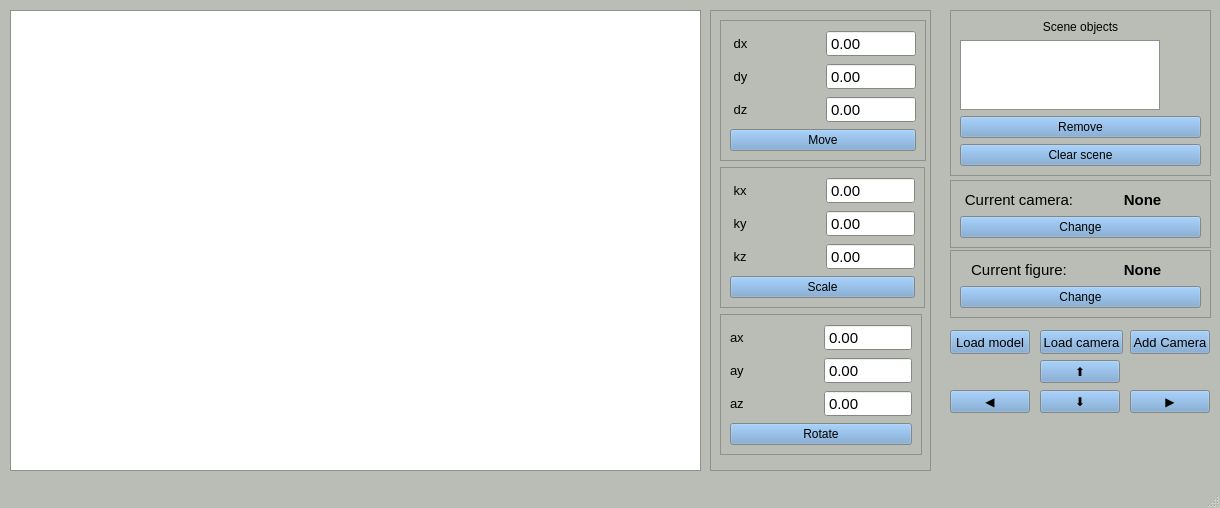
<?xml version="1.0" encoding="UTF-8"?>
<ui version="4.0">
 <class>MainWindow</class>
 <widget class="QMainWindow" name="MainWindow">
  <property name="geometry">
   <rect>
    <x>0</x>
    <y>0</y>
    <width>1220</width>
    <height>508</height>
   </rect>
  </property>
  <property name="palette">
   <palette>
    <active>
     <colorrole role="Button">
      <brush brushstyle="SolidPattern">
       <color alpha="255">
        <red>114</red>
        <green>159</green>
        <blue>207</blue>
       </color>
      </brush>
     </colorrole>
     <colorrole role="Midlight">
      <brush brushstyle="SolidPattern">
       <color alpha="255">
        <red>220</red>
        <green>222</green>
        <blue>218</blue>
       </color>
      </brush>
     </colorrole>
     <colorrole role="Dark">
      <brush brushstyle="SolidPattern">
       <color alpha="255">
        <red>93</red>
        <green>94</green>
        <blue>91</blue>
       </color>
      </brush>
     </colorrole>
     <colorrole role="Mid">
      <brush brushstyle="SolidPattern">
       <color alpha="255">
        <red>124</red>
        <green>126</green>
        <blue>121</blue>
       </color>
      </brush>
     </colorrole>
     <colorrole role="Window">
      <brush brushstyle="SolidPattern">
       <color alpha="255">
        <red>186</red>
        <green>189</green>
        <blue>182</blue>
       </color>
      </brush>
     </colorrole>
     <colorrole role="Shadow">
      <brush brushstyle="SolidPattern">
       <color alpha="255">
        <red>0</red>
        <green>0</green>
        <blue>0</blue>
       </color>
      </brush>
     </colorrole>
     <colorrole role="AlternateBase">
      <brush brushstyle="SolidPattern">
       <color alpha="255">
        <red>220</red>
        <green>222</green>
        <blue>218</blue>
       </color>
      </brush>
     </colorrole>
    </active>
    <inactive>
     <colorrole role="Button">
      <brush brushstyle="SolidPattern">
       <color alpha="255">
        <red>114</red>
        <green>159</green>
        <blue>207</blue>
       </color>
      </brush>
     </colorrole>
     <colorrole role="Midlight">
      <brush brushstyle="SolidPattern">
       <color alpha="255">
        <red>220</red>
        <green>222</green>
        <blue>218</blue>
       </color>
      </brush>
     </colorrole>
     <colorrole role="Dark">
      <brush brushstyle="SolidPattern">
       <color alpha="255">
        <red>93</red>
        <green>94</green>
        <blue>91</blue>
       </color>
      </brush>
     </colorrole>
     <colorrole role="Mid">
      <brush brushstyle="SolidPattern">
       <color alpha="255">
        <red>124</red>
        <green>126</green>
        <blue>121</blue>
       </color>
      </brush>
     </colorrole>
     <colorrole role="Window">
      <brush brushstyle="SolidPattern">
       <color alpha="255">
        <red>186</red>
        <green>189</green>
        <blue>182</blue>
       </color>
      </brush>
     </colorrole>
     <colorrole role="Shadow">
      <brush brushstyle="SolidPattern">
       <color alpha="255">
        <red>0</red>
        <green>0</green>
        <blue>0</blue>
       </color>
      </brush>
     </colorrole>
     <colorrole role="AlternateBase">
      <brush brushstyle="SolidPattern">
       <color alpha="255">
        <red>220</red>
        <green>222</green>
        <blue>218</blue>
       </color>
      </brush>
     </colorrole>
    </inactive>
    <disabled>
     <colorrole role="Button">
      <brush brushstyle="SolidPattern">
       <color alpha="255">
        <red>114</red>
        <green>159</green>
        <blue>207</blue>
       </color>
      </brush>
     </colorrole>
     <colorrole role="Midlight">
      <brush brushstyle="SolidPattern">
       <color alpha="255">
        <red>220</red>
        <green>222</green>
        <blue>218</blue>
       </color>
      </brush>
     </colorrole>
     <colorrole role="Dark">
      <brush brushstyle="SolidPattern">
       <color alpha="255">
        <red>93</red>
        <green>94</green>
        <blue>91</blue>
       </color>
      </brush>
     </colorrole>
     <colorrole role="Mid">
      <brush brushstyle="SolidPattern">
       <color alpha="255">
        <red>124</red>
        <green>126</green>
        <blue>121</blue>
       </color>
      </brush>
     </colorrole>
     <colorrole role="Window">
      <brush brushstyle="SolidPattern">
       <color alpha="255">
        <red>186</red>
        <green>189</green>
        <blue>182</blue>
       </color>
      </brush>
     </colorrole>
     <colorrole role="Shadow">
      <brush brushstyle="SolidPattern">
       <color alpha="255">
        <red>0</red>
        <green>0</green>
        <blue>0</blue>
       </color>
      </brush>
     </colorrole>
     <colorrole role="AlternateBase">
      <brush brushstyle="SolidPattern">
       <color alpha="255">
        <red>186</red>
        <green>189</green>
        <blue>182</blue>
       </color>
      </brush>
     </colorrole>
    </disabled>
   </palette>
  </property>
  <property name="windowTitle">
   <string>Lab 03</string>
  </property>
  <widget class="QWidget" name="centralwidget">
   <property name="layoutDirection">
    <enum>Qt::LeftToRight</enum>
   </property>
   <widget class="QPushButton" name="up_btn">
    <property name="geometry">
     <rect>
      <x>1040</x>
      <y>360</y>
      <width>80</width>
      <height>23</height>
     </rect>
    </property>
    <property name="font">
     <font>
      <family>Arial</family>
      <pointsize>9</pointsize>
     </font>
    </property>
    <property name="text">
     <string>⬆</string>
    </property>
   </widget>
   <widget class="QPushButton" name="left_btn">
    <property name="geometry">
     <rect>
      <x>950</x>
      <y>390</y>
      <width>80</width>
      <height>23</height>
     </rect>
    </property>
    <property name="font">
     <font>
      <family>Arial</family>
      <pointsize>9</pointsize>
     </font>
    </property>
    <property name="text">
     <string>◀</string>
    </property>
   </widget>
   <widget class="QPushButton" name="load_camera_btn">
    <property name="geometry">
     <rect>
      <x>1040</x>
      <y>330</y>
      <width>83</width>
      <height>24</height>
     </rect>
    </property>
    <property name="font">
     <font>
      <family>Ubuntu</family>
      <pointsize>10</pointsize>
     </font>
    </property>
    <property name="text">
     <string>Load camera</string>
    </property>
   </widget>
   <widget class="QPushButton" name="right_btn">
    <property name="geometry">
     <rect>
      <x>1130</x>
      <y>390</y>
      <width>80</width>
      <height>23</height>
     </rect>
    </property>
    <property name="font">
     <font>
      <family>Arial</family>
      <pointsize>9</pointsize>
     </font>
    </property>
    <property name="text">
     <string>▶</string>
    </property>
   </widget>
   <widget class="QPushButton" name="add_camera_btn">
    <property name="geometry">
     <rect>
      <x>1130</x>
      <y>330</y>
      <width>80</width>
      <height>24</height>
     </rect>
    </property>
    <property name="font">
     <font>
      <family>Ubuntu</family>
      <pointsize>10</pointsize>
     </font>
    </property>
    <property name="text">
     <string>Add Camera</string>
    </property>
   </widget>
   <widget class="QPushButton" name="load_model_btn">
    <property name="geometry">
     <rect>
      <x>950</x>
      <y>330</y>
      <width>80</width>
      <height>24</height>
     </rect>
    </property>
    <property name="font">
     <font>
      <family>Ubuntu</family>
      <pointsize>10</pointsize>
     </font>
    </property>
    <property name="text">
     <string>Load model</string>
    </property>
   </widget>
   <widget class="QFrame" name="frame_4">
    <property name="geometry">
     <rect>
      <x>710</x>
      <y>10</y>
      <width>221</width>
      <height>461</height>
     </rect>
    </property>
    <property name="sizePolicy">
     <sizepolicy hsizetype="Minimum" vsizetype="Maximum">
      <horstretch>0</horstretch>
      <verstretch>0</verstretch>
     </sizepolicy>
    </property>
    <property name="font">
     <font>
      <family>Arial</family>
      <pointsize>9</pointsize>
     </font>
    </property>
    <property name="frameShape">
     <enum>QFrame::StyledPanel</enum>
    </property>
    <property name="frameShadow">
     <enum>QFrame::Raised</enum>
    </property>
    <widget class="QFrame" name="move_label">
     <property name="geometry">
      <rect>
       <x>10</x>
       <y>10</y>
       <width>206</width>
       <height>141</height>
      </rect>
     </property>
     <property name="sizePolicy">
      <sizepolicy hsizetype="Preferred" vsizetype="Fixed">
       <horstretch>0</horstretch>
       <verstretch>0</verstretch>
      </sizepolicy>
     </property>
     <property name="font">
      <font>
       <family>Arial</family>
       <pointsize>9</pointsize>
      </font>
     </property>
     <property name="frameShape">
      <enum>QFrame::StyledPanel</enum>
     </property>
     <property name="frameShadow">
      <enum>QFrame::Raised</enum>
     </property>
     <layout class="QGridLayout" name="gridLayout_5">
      <item row="2" column="0">
       <widget class="QLabel" name="label_3">
        <property name="font">
         <font>
          <family>Arial</family>
          <pointsize>10</pointsize>
         </font>
        </property>
        <property name="text">
         <string> dz</string>
        </property>
       </widget>
      </item>
      <item row="1" column="0">
       <widget class="QLabel" name="label_2">
        <property name="font">
         <font>
          <family>Arial</family>
          <pointsize>10</pointsize>
         </font>
        </property>
        <property name="text">
         <string> dy</string>
        </property>
       </widget>
      </item>
      <item row="0" column="0">
       <widget class="QLabel" name="label">
        <property name="font">
         <font>
          <family>Arial</family>
          <pointsize>10</pointsize>
         </font>
        </property>
        <property name="text">
         <string> dx</string>
        </property>
       </widget>
      </item>
      <item row="1" column="1">
       <widget class="QDoubleSpinBox" name="dy_box">
        <property name="font">
         <font>
          <family>Arial</family>
          <pointsize>11</pointsize>
         </font>
        </property>
        <property name="locale">
         <locale language="English" country="Canada"/>
        </property>
        <property name="buttonSymbols">
         <enum>QAbstractSpinBox::NoButtons</enum>
        </property>
        <property name="minimum">
         <double>-10000000000000000000000.000000000000000</double>
        </property>
        <property name="maximum">
         <double>10000000000000000000000.000000000000000</double>
        </property>
       </widget>
      </item>
      <item row="2" column="1">
       <widget class="QDoubleSpinBox" name="dz_box">
        <property name="font">
         <font>
          <family>Arial</family>
          <pointsize>11</pointsize>
         </font>
        </property>
        <property name="locale">
         <locale language="English" country="Canada"/>
        </property>
        <property name="buttonSymbols">
         <enum>QAbstractSpinBox::NoButtons</enum>
        </property>
        <property name="minimum">
         <double>-99999999999999991611392.000000000000000</double>
        </property>
        <property name="maximum">
         <double>10000000000000000.000000000000000</double>
        </property>
       </widget>
      </item>
      <item row="0" column="1">
       <widget class="QDoubleSpinBox" name="dx_box">
        <property name="minimumSize">
         <size>
          <width>0</width>
          <height>1</height>
         </size>
        </property>
        <property name="font">
         <font>
          <family>Arial</family>
          <pointsize>11</pointsize>
         </font>
        </property>
        <property name="locale">
         <locale language="English" country="Canada"/>
        </property>
        <property name="buttonSymbols">
         <enum>QAbstractSpinBox::NoButtons</enum>
        </property>
        <property name="minimum">
         <double>-10000000000000000.000000000000000</double>
        </property>
        <property name="maximum">
         <double>10000000000000000.000000000000000</double>
        </property>
       </widget>
      </item>
      <item row="3" column="0" colspan="2">
       <widget class="QPushButton" name="move_btn">
        <property name="font">
         <font>
          <family>Arial</family>
          <pointsize>9</pointsize>
         </font>
        </property>
        <property name="text">
         <string>Move</string>
        </property>
       </widget>
      </item>
     </layout>
    </widget>
    <widget class="QFrame" name="frame_2">
     <property name="geometry">
      <rect>
       <x>10</x>
       <y>157</y>
       <width>205</width>
       <height>141</height>
      </rect>
     </property>
     <property name="sizePolicy">
      <sizepolicy hsizetype="Preferred" vsizetype="Fixed">
       <horstretch>0</horstretch>
       <verstretch>0</verstretch>
      </sizepolicy>
     </property>
     <property name="font">
      <font>
       <family>Arial</family>
       <pointsize>9</pointsize>
      </font>
     </property>
     <property name="frameShape">
      <enum>QFrame::StyledPanel</enum>
     </property>
     <property name="frameShadow">
      <enum>QFrame::Raised</enum>
     </property>
     <layout class="QGridLayout" name="gridLayout_6">
      <item row="1" column="0">
       <widget class="QLabel" name="label_5">
        <property name="font">
         <font>
          <family>Arial</family>
          <pointsize>10</pointsize>
         </font>
        </property>
        <property name="text">
         <string> ky</string>
        </property>
       </widget>
      </item>
      <item row="0" column="0">
       <widget class="QLabel" name="label_4">
        <property name="font">
         <font>
          <family>Arial</family>
          <pointsize>10</pointsize>
         </font>
        </property>
        <property name="text">
         <string> kx</string>
        </property>
       </widget>
      </item>
      <item row="1" column="1">
       <widget class="QDoubleSpinBox" name="ky_box">
        <property name="font">
         <font>
          <family>Arial</family>
          <pointsize>11</pointsize>
         </font>
        </property>
        <property name="locale">
         <locale language="English" country="Canada"/>
        </property>
        <property name="buttonSymbols">
         <enum>QAbstractSpinBox::NoButtons</enum>
        </property>
        <property name="minimum">
         <double>0.000000000000000</double>
        </property>
        <property name="maximum">
         <double>10000000000000000000000.000000000000000</double>
        </property>
       </widget>
      </item>
      <item row="0" column="1">
       <widget class="QDoubleSpinBox" name="kx_box">
        <property name="font">
         <font>
          <family>Arial</family>
          <pointsize>11</pointsize>
         </font>
        </property>
        <property name="locale">
         <locale language="English" country="Canada"/>
        </property>
        <property name="buttonSymbols">
         <enum>QAbstractSpinBox::NoButtons</enum>
        </property>
        <property name="minimum">
         <double>0.000000000000000</double>
        </property>
        <property name="maximum">
         <double>10000000000000000.000000000000000</double>
        </property>
       </widget>
      </item>
      <item row="2" column="0">
       <widget class="QLabel" name="label_6">
        <property name="font">
         <font>
          <family>Arial</family>
          <pointsize>10</pointsize>
         </font>
        </property>
        <property name="text">
         <string> kz</string>
        </property>
       </widget>
      </item>
      <item row="2" column="1">
       <widget class="QDoubleSpinBox" name="kz_box">
        <property name="font">
         <font>
          <family>Arial</family>
          <pointsize>11</pointsize>
         </font>
        </property>
        <property name="locale">
         <locale language="English" country="Canada"/>
        </property>
        <property name="buttonSymbols">
         <enum>QAbstractSpinBox::NoButtons</enum>
        </property>
        <property name="minimum">
         <double>0.000000000000000</double>
        </property>
        <property name="maximum">
         <double>10000000000000000.000000000000000</double>
        </property>
       </widget>
      </item>
      <item row="3" column="0" colspan="2">
       <widget class="QPushButton" name="scale_btn">
        <property name="font">
         <font>
          <family>Arial</family>
          <pointsize>9</pointsize>
         </font>
        </property>
        <property name="text">
         <string>Scale</string>
        </property>
       </widget>
      </item>
     </layout>
    </widget>
    <widget class="QFrame" name="frame_3">
     <property name="geometry">
      <rect>
       <x>10</x>
       <y>304</y>
       <width>202</width>
       <height>141</height>
      </rect>
     </property>
     <property name="sizePolicy">
      <sizepolicy hsizetype="Minimum" vsizetype="Fixed">
       <horstretch>0</horstretch>
       <verstretch>0</verstretch>
      </sizepolicy>
     </property>
     <property name="font">
      <font>
       <family>Arial</family>
       <pointsize>9</pointsize>
      </font>
     </property>
     <property name="frameShape">
      <enum>QFrame::StyledPanel</enum>
     </property>
     <property name="frameShadow">
      <enum>QFrame::Raised</enum>
     </property>
     <layout class="QGridLayout" name="gridLayout_7">
      <item row="1" column="0">
       <widget class="QLabel" name="label_12">
        <property name="font">
         <font>
          <family>Arial</family>
          <pointsize>10</pointsize>
         </font>
        </property>
        <property name="text">
         <string>ay</string>
        </property>
       </widget>
      </item>
      <item row="1" column="1">
       <widget class="QDoubleSpinBox" name="ay_box">
        <property name="font">
         <font>
          <family>Arial</family>
          <pointsize>11</pointsize>
         </font>
        </property>
        <property name="locale">
         <locale language="English" country="Canada"/>
        </property>
        <property name="buttonSymbols">
         <enum>QAbstractSpinBox::NoButtons</enum>
        </property>
        <property name="minimum">
         <double>-10000000000000000000000.000000000000000</double>
        </property>
        <property name="maximum">
         <double>10000000000000000000000.000000000000000</double>
        </property>
       </widget>
      </item>
      <item row="0" column="1">
       <widget class="QDoubleSpinBox" name="ax_box">
        <property name="font">
         <font>
          <family>Arial</family>
          <pointsize>11</pointsize>
         </font>
        </property>
        <property name="locale">
         <locale language="English" country="Canada"/>
        </property>
        <property name="buttonSymbols">
         <enum>QAbstractSpinBox::NoButtons</enum>
        </property>
        <property name="minimum">
         <double>-10000000000000000.000000000000000</double>
        </property>
        <property name="maximum">
         <double>10000000000000000.000000000000000</double>
        </property>
       </widget>
      </item>
      <item row="2" column="1">
       <widget class="QDoubleSpinBox" name="az_box">
        <property name="font">
         <font>
          <family>Arial</family>
          <pointsize>11</pointsize>
         </font>
        </property>
        <property name="locale">
         <locale language="English" country="Canada"/>
        </property>
        <property name="buttonSymbols">
         <enum>QAbstractSpinBox::NoButtons</enum>
        </property>
        <property name="minimum">
         <double>-99999999999999991611392.000000000000000</double>
        </property>
        <property name="maximum">
         <double>10000000000000000.000000000000000</double>
        </property>
       </widget>
      </item>
      <item row="2" column="0">
       <widget class="QLabel" name="label_10">
        <property name="font">
         <font>
          <family>Arial</family>
          <pointsize>10</pointsize>
         </font>
        </property>
        <property name="text">
         <string>az</string>
        </property>
       </widget>
      </item>
      <item row="3" column="0" colspan="2">
       <widget class="QPushButton" name="rotate_btn">
        <property name="font">
         <font>
          <family>Arial</family>
          <pointsize>9</pointsize>
         </font>
        </property>
        <property name="text">
         <string>Rotate</string>
        </property>
       </widget>
      </item>
      <item row="0" column="0">
       <widget class="QLabel" name="label_11">
        <property name="font">
         <font>
          <family>Arial</family>
          <pointsize>10</pointsize>
         </font>
        </property>
        <property name="text">
         <string>ax</string>
        </property>
       </widget>
      </item>
     </layout>
    </widget>
   </widget>
   <widget class="QPushButton" name="down_btn">
    <property name="geometry">
     <rect>
      <x>1040</x>
      <y>390</y>
      <width>80</width>
      <height>23</height>
     </rect>
    </property>
    <property name="font">
     <font>
      <family>Arial</family>
      <pointsize>9</pointsize>
     </font>
    </property>
    <property name="text">
     <string>⬇</string>
    </property>
   </widget>
   <widget class="Display" name="display">
    <property name="geometry">
     <rect>
      <x>10</x>
      <y>10</y>
      <width>691</width>
      <height>461</height>
     </rect>
    </property>
    <property name="font">
     <font>
      <family>Arial</family>
      <pointsize>9</pointsize>
     </font>
    </property>
   </widget>
   <widget class="QFrame" name="frame_5">
    <property name="geometry">
     <rect>
      <x>950</x>
      <y>180</y>
      <width>261</width>
      <height>68</height>
     </rect>
    </property>
    <property name="font">
     <font>
      <family>Arial</family>
      <pointsize>9</pointsize>
     </font>
    </property>
    <property name="frameShape">
     <enum>QFrame::StyledPanel</enum>
    </property>
    <property name="frameShadow">
     <enum>QFrame::Raised</enum>
    </property>
    <layout class="QVBoxLayout" name="verticalLayout_3">
     <item>
      <layout class="QHBoxLayout" name="horizontalLayout_2">
       <item>
        <widget class="QLabel" name="label_8">
         <property name="font">
          <font>
           <family>Arial</family>
           <pointsize>11</pointsize>
          </font>
         </property>
         <property name="text">
          <string>Current camera:</string>
         </property>
         <property name="alignment">
          <set>Qt::AlignCenter</set>
         </property>
        </widget>
       </item>
       <item>
        <widget class="QLabel" name="curr_camera_lbl">
         <property name="font">
          <font>
           <family>Arial</family>
           <pointsize>11</pointsize>
           <weight>75</weight>
           <bold>true</bold>
          </font>
         </property>
         <property name="text">
          <string>None</string>
         </property>
         <property name="alignment">
          <set>Qt::AlignCenter</set>
         </property>
        </widget>
       </item>
      </layout>
     </item>
     <item>
      <widget class="QPushButton" name="change_camera_btn">
       <property name="font">
        <font>
         <family>Arial</family>
         <pointsize>9</pointsize>
        </font>
       </property>
       <property name="text">
        <string>Change</string>
       </property>
      </widget>
     </item>
    </layout>
   </widget>
   <widget class="QFrame" name="frame_6">
    <property name="geometry">
     <rect>
      <x>950</x>
      <y>250</y>
      <width>261</width>
      <height>68</height>
     </rect>
    </property>
    <property name="font">
     <font>
      <family>Arial</family>
      <pointsize>9</pointsize>
     </font>
    </property>
    <property name="frameShape">
     <enum>QFrame::StyledPanel</enum>
    </property>
    <property name="frameShadow">
     <enum>QFrame::Raised</enum>
    </property>
    <layout class="QVBoxLayout" name="verticalLayout_4">
     <item>
      <layout class="QHBoxLayout" name="horizontalLayout">
       <item>
        <widget class="QLabel" name="label_9">
         <property name="font">
          <font>
           <family>Arial</family>
           <pointsize>11</pointsize>
          </font>
         </property>
         <property name="text">
          <string>Current figure:</string>
         </property>
         <property name="alignment">
          <set>Qt::AlignCenter</set>
         </property>
        </widget>
       </item>
       <item>
        <widget class="QLabel" name="curr_model_lbl">
         <property name="font">
          <font>
           <family>Arial</family>
           <pointsize>11</pointsize>
           <weight>75</weight>
           <bold>true</bold>
          </font>
         </property>
         <property name="text">
          <string>None</string>
         </property>
         <property name="alignment">
          <set>Qt::AlignCenter</set>
         </property>
        </widget>
       </item>
      </layout>
     </item>
     <item>
      <widget class="QPushButton" name="change_model_btn">
       <property name="font">
        <font>
         <family>Arial</family>
         <pointsize>9</pointsize>
        </font>
       </property>
       <property name="text">
        <string>Change</string>
       </property>
      </widget>
     </item>
    </layout>
   </widget>
   <widget class="QFrame" name="frame">
    <property name="geometry">
     <rect>
      <x>950</x>
      <y>10</y>
      <width>261</width>
      <height>166</height>
     </rect>
    </property>
    <property name="font">
     <font>
      <family>Arial</family>
      <pointsize>9</pointsize>
     </font>
    </property>
    <property name="frameShape">
     <enum>QFrame::StyledPanel</enum>
    </property>
    <property name="frameShadow">
     <enum>QFrame::Raised</enum>
    </property>
    <layout class="QVBoxLayout" name="verticalLayout_2">
     <item>
      <widget class="QLabel" name="label_7">
       <property name="font">
        <font>
         <family>Arial</family>
         <pointsize>9</pointsize>
        </font>
       </property>
       <property name="text">
        <string>Scene objects</string>
       </property>
       <property name="alignment">
        <set>Qt::AlignCenter</set>
       </property>
      </widget>
     </item>
     <item>
      <widget class="QListWidget" name="objects_list">
       <property name="sizePolicy">
        <sizepolicy hsizetype="Maximum" vsizetype="Expanding">
         <horstretch>0</horstretch>
         <verstretch>0</verstretch>
        </sizepolicy>
       </property>
       <property name="maximumSize">
        <size>
         <width>200</width>
         <height>300</height>
        </size>
       </property>
       <property name="currentRow">
        <number>-1</number>
       </property>
      </widget>
     </item>
     <item>
      <widget class="QPushButton" name="remove_object_btn">
       <property name="font">
        <font>
         <family>Arial</family>
         <pointsize>9</pointsize>
        </font>
       </property>
       <property name="text">
        <string>Remove</string>
       </property>
      </widget>
     </item>
     <item>
      <widget class="QPushButton" name="clear_scene_btn">
       <property name="sizePolicy">
        <sizepolicy hsizetype="Ignored" vsizetype="Fixed">
         <horstretch>0</horstretch>
         <verstretch>0</verstretch>
        </sizepolicy>
       </property>
       <property name="font">
        <font>
         <family>Arial</family>
         <pointsize>9</pointsize>
        </font>
       </property>
       <property name="text">
        <string>Clear scene</string>
       </property>
      </widget>
     </item>
    </layout>
   </widget>
  </widget>
  <widget class="QStatusBar" name="statusbar"/>
 </widget>
 <customwidgets>
  <customwidget>
   <class>Display</class>
   <extends>QGraphicsView</extends>
   <header>display.h</header>
  </customwidget>
 </customwidgets>
 <tabstops>
  <tabstop>dx_box</tabstop>
  <tabstop>dy_box</tabstop>
  <tabstop>dz_box</tabstop>
  <tabstop>move_btn</tabstop>
  <tabstop>kx_box</tabstop>
  <tabstop>ky_box</tabstop>
  <tabstop>kz_box</tabstop>
  <tabstop>scale_btn</tabstop>
  <tabstop>ax_box</tabstop>
  <tabstop>ay_box</tabstop>
  <tabstop>az_box</tabstop>
  <tabstop>rotate_btn</tabstop>
  <tabstop>remove_object_btn</tabstop>
  <tabstop>change_camera_btn</tabstop>
  <tabstop>left_btn</tabstop>
  <tabstop>up_btn</tabstop>
  <tabstop>load_model_btn</tabstop>
  <tabstop>add_camera_btn</tabstop>
  <tabstop>down_btn</tabstop>
  <tabstop>right_btn</tabstop>
 </tabstops>
 <resources/>
 <connections/>
</ui>
